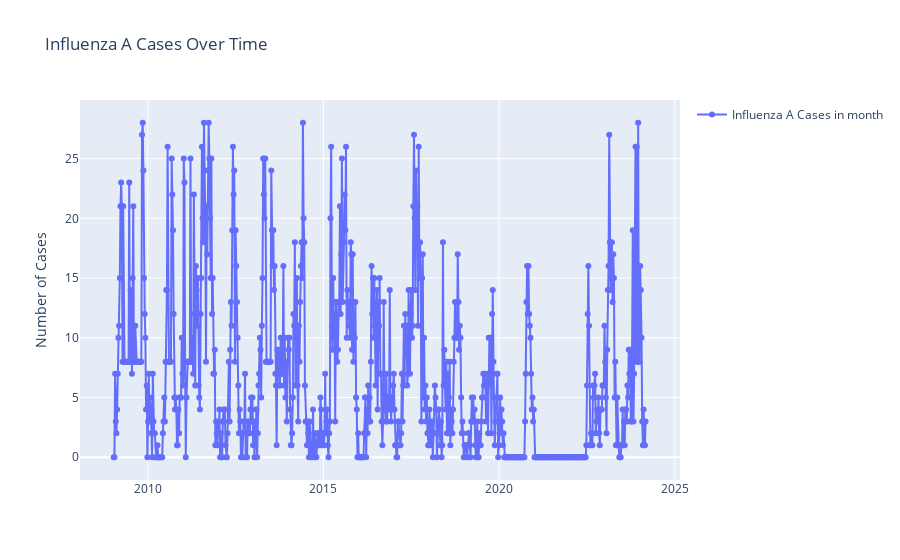

Notebook cell for this chart:
### Code cell
def impute_outliers_IQR(df):

    q1=df.quantile(0.25)

    q3=df.quantile(0.75)

    IQR=q3-q1

    upper = df[~(df>(q3+1.5*IQR))].max()

    lower = df[~(df<(q1-1.5*IQR))].min()

    df = np.where(
        df > upper,
        int(df.mean()),
        np.where(df < lower,int(df.mean()),df)
        )
    return df
impute_df = train_df.copy()
impute_df['case'] = impute_outliers_IQR(train_df['case'])
plot_month_per_year(impute_df, 'case')

### Figure 1 — Plotly figure (JSON) as saved in the notebook; plotly's stock layout.template omitted (floating-point values rounded to 4 significant figures; data arrays with more than 128 entries replaced by an {"elided": "..."} marker saying what was removed)
{"data": [{"mode": "lines+markers", "name": "Influenza A Cases in month", "type": "scatter", "x": {"elided": "792 str values"}, "y": {"elided": "792 int values"}}], "layout": {"showlegend": true, "title": {"text": "Influenza A Cases Over Time"}, "yaxis": {"title": {"text": "Number of Cases"}}}}
